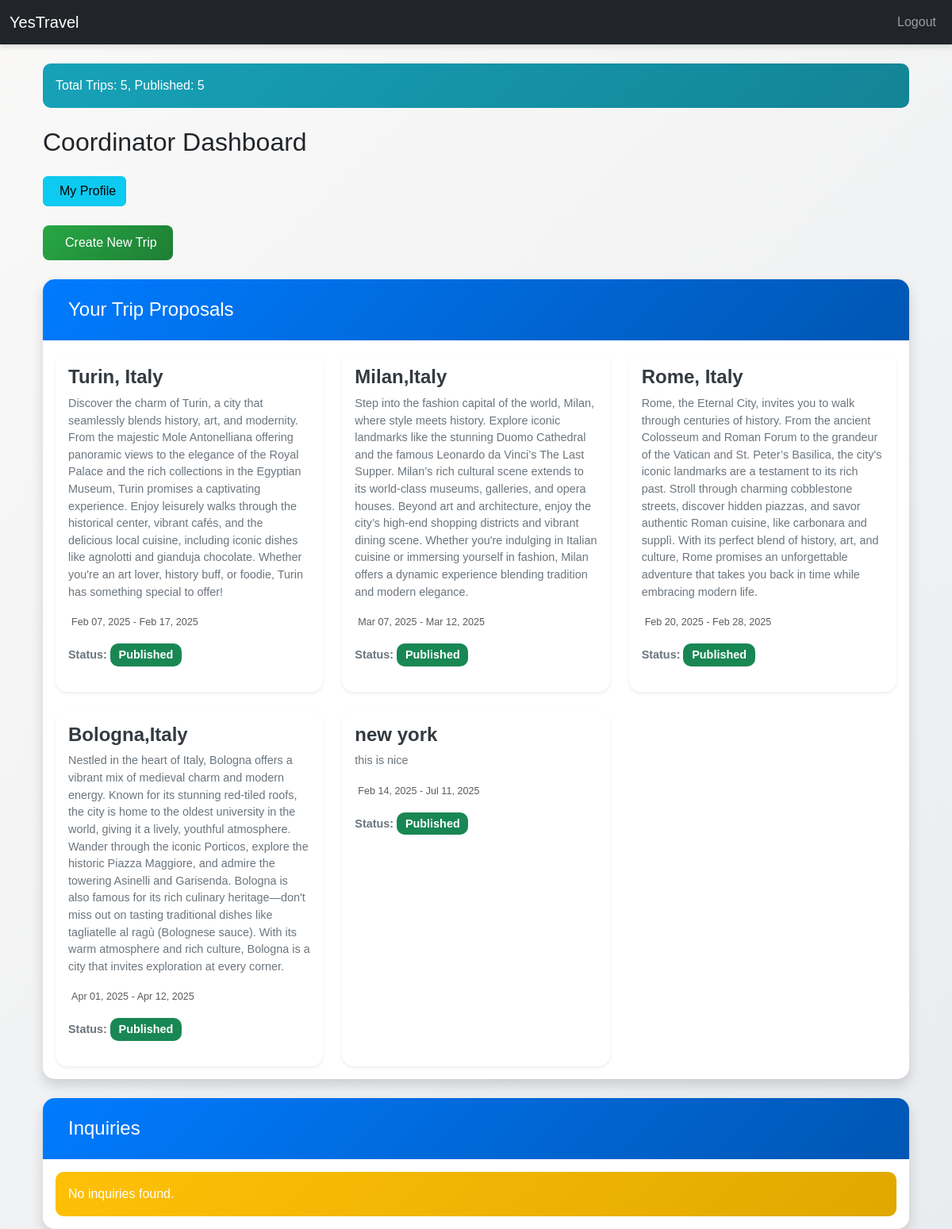
The page /coordinator/dashboard (signed in) on the database its author committed.
### run.py (models this page shows, shortened)
class Trip(db.Model):
    id = db.Column(db.Integer, primary_key=True)
    destination = db.Column(db.String(100), nullable=False)
    start_date = db.Column(db.Date, nullable=False)
    end_date = db.Column(db.Date, nullable=False)
    max_participants = db.Column(db.Integer, nullable=False)
    itinerary = db.Column(db.String(1000), nullable=False)
    status = db.Column(db.String(20), nullable=False)
    coordinator_id = db.Column(db.Integer, db.ForeignKey('user.id'), nullable=False)
    transportation_budget = db.Column(db.Float, nullable=False, default=0.0)
    accommodation_budget = db.Column(db.Float, nullable=False, default=0.0)
    activities_budget = db.Column(db.Float, nullable=False, default=0.0)
    bookings = db.relationship('Booking', back_populates='trip', lazy=True)
    questions = db.relationship('Question', backref='trip', lazy=True)

### run.py (the view)
@app.route('/coordinator/dashboard')
@login_required
def coordinator_dashboard():
    if current_user.role != 'coordinator':
        return redirect(url_for('traveler_dashboard'))
    trips = Trip.query.filter_by(coordinator_id=current_user.id).all()
    inquiries = Question.query.join(Trip).filter(
        Trip.coordinator_id == current_user.id,
        Question.answer == None
    ).all()
    return render_template('coordinator/dashboard.html', trips=trips, inquiries=inquiries)

### run.py (called while the page is built)
@login_manager.user_loader
def load_user(user_id):
    return User.query.get(int(user_id))

### templates/coordinator/dashboard.html (shortened to what this page needs)
{% extends "base.html" %}
{% block content %}
<div class="container mt-4">
    <div class="alert alert-info mb-4">
        Total Trips: {{ trips|length }}, Published: {{ trips|selectattr('status', 'equalto', 'published')|list|length }}
    </div>
    <h2 class="mb-4">Coordinator Dashboard</h2>
    <div class="mb-4">
        <a href="{{ url_for('coordinator_profile') }}" class="btn btn-info">
            My Profile
        </a>
    </div>
    <div class="mb-4">
        <a href="{{ url_for('create_trip') }}" class="btn btn-success">
            Create New Trip
        </a>
    </div>
    <div class="card shadow">
        <div class="card-header bg-primary text-white">
            <h4 class="mb-0">Your Trip Proposals</h4>
        </div>
        <div class="card-body">
            {% if trips %}
                <div class="row row-cols-1 row-cols-md-3 g-4">
                    {% for trip in trips %}
                    <div class="col">
                        <div class="card h-100 shadow-sm">
                            <div class="card-body">
                                <h5 class="card-title">{{ trip.destination }}</h5>
                                <p class="card-text">{{ trip.itinerary }}</p>
                                <p class="card-text">
                                    <small class="text-muted">
                                        {{ trip.start_date.strftime('%b %d, %Y') }} - {{ trip.end_date.strftime('%b %d, %Y') }}
                                    </small>
                                </p>
                                <p class="card-text">
                                    <strong>Status:</strong>
                                    <span class="badge {{ 'bg-success' if trip.status == 'published' else 'bg-secondary' }}">
                                        {{ trip.status.capitalize() }}
                                    </span>
                                </p>
                            </div>
                        </div>
                    </div>
                    {% endfor %}
                </div>
            {% else %}
                <div class="alert alert-warning mb-0">
                    No trip proposals found. Start by creating a new trip!
                </div>
            {% endif %}
        </div>
    </div>
    <div class="card shadow mt-4">
        <div class="card-header bg-info text-white">
            <h4 class="mb-0">Inquiries</h4>
        </div>
        <div class="card-body">
            {% if inquiries %}
                <div class="list-group">
                    {% for inquiry in inquiries %}
                    <div class="list-group-item list-group-item-action">
                        <div class="d-flex w-100 justify-content-between">
                            <h5 class="mb-1">{{ inquiry.trip.destination }}</h5>
                            <small>
                                <i class="fas fa-calendar me-1"></i>
                                {{ inquiry.trip.start_date.strftime('%b %d, %Y') }} - {{ inquiry.trip.end_date.strftime('%b %d, %Y') }}
                            </small>
                        </div>
                        <p class="mb-1">{{ inquiry.content }}</p>
                        <small class="text-muted">Asked by: {{ inquiry.traveler.username if inquiry.traveler else 'Unknown' }}</small>
                        <div class="mt-2">
                            <a href="{{ url_for('answer_question', question_id=inquiry.id) }}"
                               class="btn btn-primary btn-sm">
                                <i class="fas fa-reply me-2"></i>Answer
                            </a>
                        </div>
                    </div>
                    {% endfor %}
                </div>
            {% else %}
                <div class="alert alert-warning mb-0">
                    No inquiries found.
                </div>
            {% endif %}
        </div>
    </div>
</div>
{% endblock %}

### templates/base.html (shortened to what this page needs)
<!DOCTYPE html>
<html lang="en">
<head>
    <link href="https://cdn.jsdelivr.net/npm/bootstrap@5.3.0/dist/css/bootstrap.min.css" rel="stylesheet">
    <link rel="stylesheet" href="{{ url_for('static', filename='css/styles.css') }}">
</head>
<body>
    <nav class="navbar navbar-expand-lg navbar-dark bg-dark">
        <div class="container-fluid">
            <a class="navbar-brand">YesTravel</a>
            <div class="collapse navbar-collapse" id="navbarNav">
                <ul class="navbar-nav ms-auto">
                    {% if current_user.is_authenticated %}
                        <li class="nav-item">
                            <a class="nav-link" href="{{ url_for('logout') }}">Logout</a>
                        </li>
                    {% endif %}
                </ul>
            </div>
        </div>
    </nav>
    <div class="container mt-4">
        {% block content %}{% endblock %}
    </div>
</body>
</html>

### static/css/styles.css (style rules this page uses)
body { background: linear-gradient(135deg, #faf9f8, #e9ecef); font-family: 'Poppins', sans-serif; }
.navbar { margin-bottom: 20px; box-shadow: 0 4px 6px rgba(0, 0, 0, 0.1); }
.card { height: 100%; border: none; border-radius: 15px; overflow: hidden; transition: transform 0.3s ease, box-shadow 0.3s ease; }
.card-header { background: linear-gradient(135deg, #007bff, #0056b3); border-bottom: none; padding: 1.5rem; }
.card-title { font-size: 1.5rem; font-weight: bold; color: #343a40; }
.card-text { font-size: 0.9rem; color: #6c757d; }
.btn-success { background: linear-gradient(135deg, #28a745, #1e7e34); border: none; border-radius: 8px; padding: 10px 20px; transition: transform 0.3s ease, box-shadow 0.3s ease; }
.alert-info { background: linear-gradient(135deg, #17a2b8, #138496); color: white; border: none; border-radius: 10px; }
.alert-warning { background: linear-gradient(135deg, #ffc107, #e0a800); color: white; border: none; border-radius: 10px; }
.badge { font-size: 0.9rem; padding: 0.5em 0.75em; border-radius: 10px; }
.card, .alert { animation: fadeIn 0.6s ease-out; }

### rows shown on the page
Trip: destination "Turin, Italy", itinerary "Discover the charm of Turin, a city that seamlessly blends history, art, and modernity. From the majestic Mole Antonelliana offering panoramic views to the elegance of the Royal Palace and the rich collections in the Egyptian Museum, Turin promises a captivating experience. Enjoy leisurely walks through the historical center, vibrant cafés, and the delicious local cuisine, including iconic dishes like agnolotti and gianduja chocolate. Whether you're an art lover, history buff, or foodie, Turin has something special to offer!", start_date "Feb 07, 2025", end_date "Feb 17, 2025", status "Published"
Trip: destination "Milan,Italy", itinerary "Step into the fashion capital of the world, Milan, where style meets history. Explore iconic landmarks like the stunning Duomo Cathedral and the famous Leonardo da Vinci’s The Last Supper. Milan’s rich cultural scene extends to its world-class museums, galleries, and opera houses. Beyond art and architecture, enjoy the city’s high-end shopping districts and vibrant dining scene. Whether you're indulging in Italian cuisine or immersing yourself in fashion, Milan offers a dynamic experience blending tradition and modern elegance.", start_date "Mar 07, 2025", end_date "Mar 12, 2025", status "Published"
Trip: destination "Rome, Italy", itinerary "Rome, the Eternal City, invites you to walk through centuries of history. From the ancient Colosseum and Roman Forum to the grandeur of the Vatican and St. Peter’s Basilica, the city's iconic landmarks are a testament to its rich past. Stroll through charming cobblestone streets, discover hidden piazzas, and savor authentic Roman cuisine, like carbonara and supplì. With its perfect blend of history, art, and culture, Rome promises an unforgettable adventure that takes you back in time while embracing modern life.", start_date "Feb 20, 2025", end_date "Feb 28, 2025", status "Published"
Trip: destination "Bologna,Italy", itinerary "Nestled in the heart of Italy, Bologna offers a vibrant mix of medieval charm and modern energy. Known for its stunning red-tiled roofs, the city is home to the oldest university in the world, giving it a lively, youthful atmosphere. Wander through the iconic Porticos, explore the historic Piazza Maggiore, and admire the towering Asinelli and Garisenda. Bologna is also famous for its rich culinary heritage—don't miss out on tasting traditional dishes like tagliatelle al ragù (Bolognese sauce). With its warm atmosphere and rich culture, Bologna is a city that invites exploration at every corner.", start_date "Apr 01, 2025", end_date "Apr 12, 2025", status "Published"
Trip: destination "new york", itinerary "this is nice", start_date "Feb 14, 2025", end_date "Jul 11, 2025", status "Published"

### other values the page prints
{{ trips|length }} "5"
{{ trips|selectattr('status', 'equalto', 'published')|list|length }} "5"
